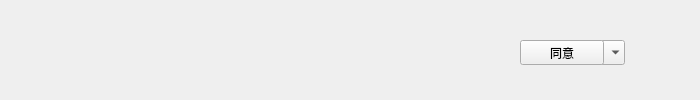
<?xml version="1.0" encoding="UTF-8"?>
<ui version="4.0">
 <class>VerificationItem</class>
 <widget class="QWidget" name="VerificationItem">
  <property name="geometry">
   <rect>
    <x>0</x>
    <y>0</y>
    <width>700</width>
    <height>100</height>
   </rect>
  </property>
  <property name="windowTitle">
   <string>Form</string>
  </property>
  <widget class="FriendIconLabel" name="label_icon">
   <property name="geometry">
    <rect>
     <x>10</x>
     <y>10</y>
     <width>80</width>
     <height>80</height>
    </rect>
   </property>
   <property name="text">
    <string/>
   </property>
  </widget>
  <widget class="QLabel" name="label_name">
   <property name="geometry">
    <rect>
     <x>290</x>
     <y>10</y>
     <width>161</width>
     <height>31</height>
    </rect>
   </property>
   <property name="text">
    <string/>
   </property>
  </widget>
  <widget class="QLabel" name="label_name_msg">
   <property name="geometry">
    <rect>
     <x>110</x>
     <y>50</y>
     <width>341</width>
     <height>41</height>
    </rect>
   </property>
   <property name="text">
    <string/>
   </property>
  </widget>
  <widget class="QComboBox" name="comboBox">
   <property name="geometry">
    <rect>
     <x>524</x>
     <y>40</y>
     <width>101</width>
     <height>25</height>
    </rect>
   </property>
   <property name="frame">
    <bool>false</bool>
   </property>
   <item>
    <property name="text">
     <string>同意</string>
    </property>
   </item>
   <item>
    <property name="text">
     <string>拒绝</string>
    </property>
   </item>
  </widget>
  <widget class="QPushButton" name="pushButton">
   <property name="geometry">
    <rect>
     <x>520</x>
     <y>40</y>
     <width>84</width>
     <height>25</height>
    </rect>
   </property>
   <property name="text">
    <string>同意</string>
   </property>
  </widget>
  <widget class="QLabel" name="label_name_2">
   <property name="geometry">
    <rect>
     <x>110</x>
     <y>10</y>
     <width>161</width>
     <height>31</height>
    </rect>
   </property>
   <property name="text">
    <string/>
   </property>
  </widget>
  <widget class="QLabel" name="label">
   <property name="geometry">
    <rect>
     <x>10</x>
     <y>-80</y>
     <width>751</width>
     <height>321</height>
    </rect>
   </property>
   <property name="text">
    <string/>
   </property>
   <property name="pixmap">
    <pixmap resource="../src.qrc">:/pic/src/mylove.png</pixmap>
   </property>
   <property name="scaledContents">
    <bool>true</bool>
   </property>
  </widget>
  <zorder>label</zorder>
  <zorder>label_icon</zorder>
  <zorder>label_name</zorder>
  <zorder>label_name_msg</zorder>
  <zorder>comboBox</zorder>
  <zorder>pushButton</zorder>
  <zorder>label_name_2</zorder>
 </widget>
 <customwidgets>
  <customwidget>
   <class>FriendIconLabel</class>
   <extends>QLabel</extends>
   <header location="global">friendiconlabel.h</header>
  </customwidget>
 </customwidgets>
 <resources>
  <include location="../src.qrc"/>
 </resources>
 <connections/>
</ui>
